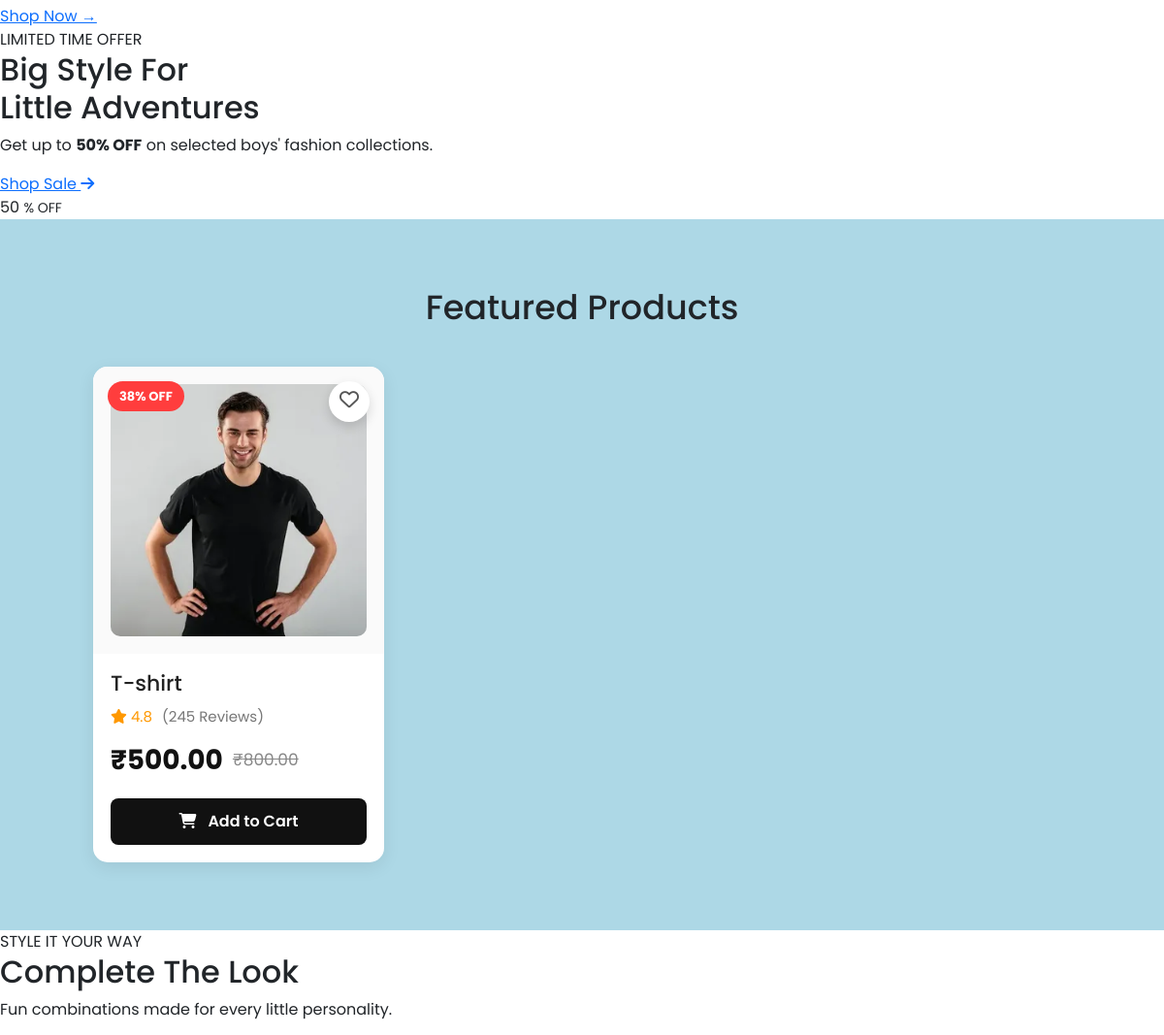
The app's page /boys (middle part), older data.
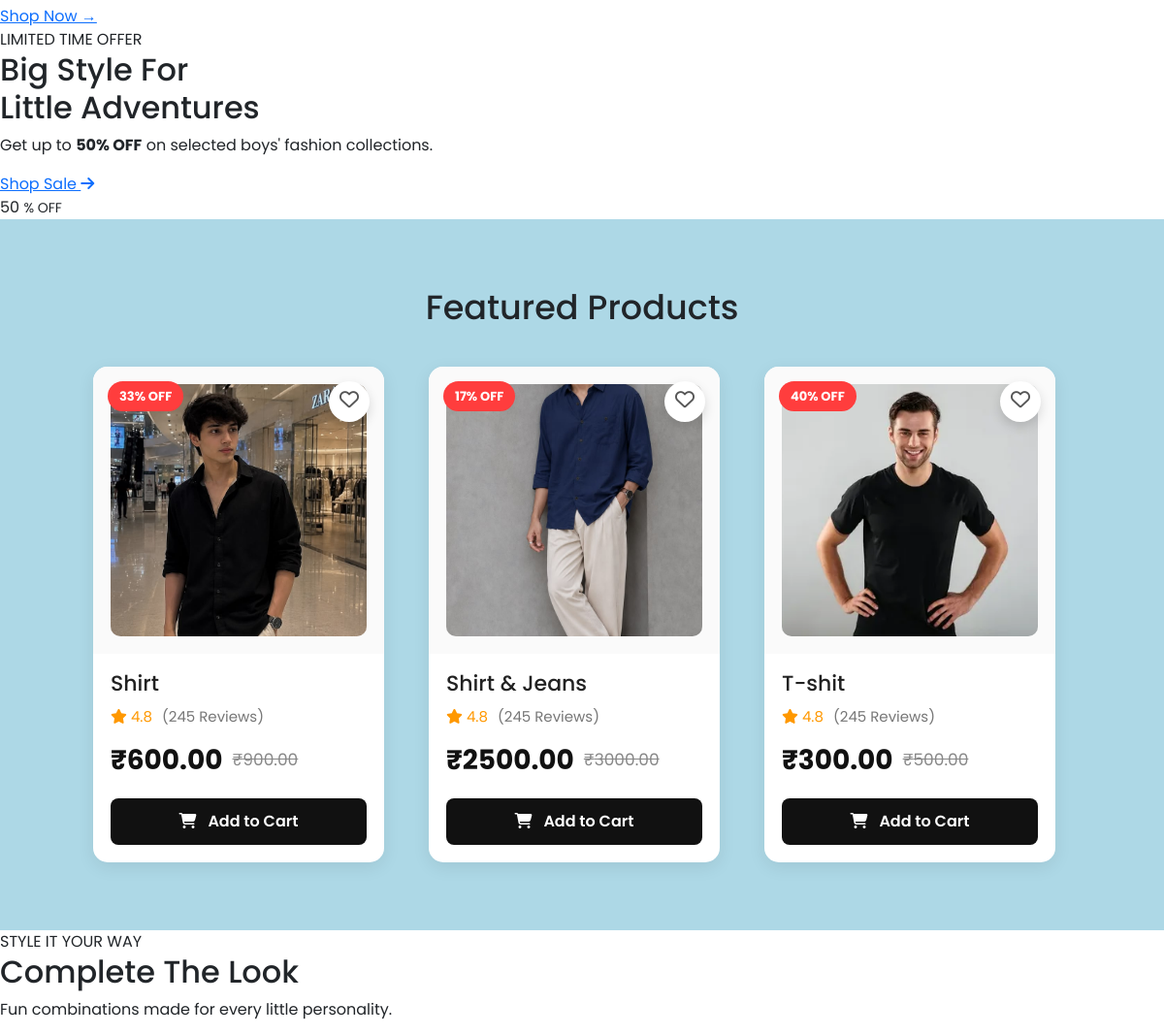
The same page, newer data.
### vendors/models.py (models this page shows, shortened)
class Product(models.Model):
    STOCK_STATUS = (
        ("In Stock", "In Stock"),
        ("Out of Stock", "Out of Stock"),
    )
    SIZE_CHOICES = (
        ("XS", "XS"),
        ("S", "S"),
        ("M", "M"),
        ("L", "L"),
        ("XL", "XL"),
        ("XXL", "XXL"),
    )
    COLOR_CHOICES = (
        ("Black", "Black"),
        ("White", "White"),
        ("Blue", "Blue"),
        ("Red", "Red"),
        ("Green", "Green"),
        ("Yellow", "Yellow"),
        ("Pink", "Pink"),
        ("Grey", "Grey"),
    )
    vendor = models.ForeignKey(
        Vendor,
        on_delete=models.CASCADE,
        related_name="products"
    )
    category = models.ForeignKey(
        Category,
        on_delete=models.CASCADE,
        related_name="products"
    )
    product_name = models.CharField(max_length=200)
    brand = models.CharField(max_length=100, blank=True)
    description = models.TextField()
    original_price = models.DecimalField(max_digits=10, decimal_places=2)
    selling_price = models.DecimalField(max_digits=10, decimal_places=2)
    quantity = models.PositiveIntegerField(default=1)
    stock_status = models.CharField(
        max_length=20,
        choices=STOCK_STATUS,
        default="In Stock"
    )
    size = models.CharField(
        max_length=10,
        choices=SIZE_CHOICES,
        blank=True,
        null=True
    )
    color = models.CharField(
        max_length=20,
        choices=COLOR_CHOICES,
        blank=True,
        null=True
    )
    product_image = models.ImageField(
        upload_to="products/",
        blank=True,
        null=True
    )
    is_featured = models.BooleanField(default=False)
    is_active = models.BooleanField(default=True)
    created_at = models.DateTimeField(auto_now_add=True)
    updated_at = models.DateTimeField(auto_now=True)
    def discount_percentage(self):
        if self.original_price > self.selling_price:
            return round(
                ((self.original_price - self.selling_price)
                 / self.original_price) * 100
            )
        return 0

### core/views.py (the view)
# urls.py: path('boys', views.boys, name='boys'),
def boys (request):
    products = Product.objects.filter(
        category__category_name="Boys",
        is_active=True
    )
    return render(request, "core/boys.html", {
        "products": products,
    })

### core/templates/core/boys.html (shortened to what this page needs)
{% extends 'base.html' %}
{% load static %}
{% block css %}
<link rel="stylesheet" href="{% static 'css/boys.css' %}">
{% endblock css %}
{% block content %}
<section class="boys-trending">
<div class="boys-trending-grid">
    <div class="boys-trend-card">
        <div class="boys-trend-info">
            <a href="#">Shop Now →</a>
        </div>
    </div>
</div>
</section>
<section class="boys-promo">
<div class="boys-promo-content">
    <span>LIMITED TIME OFFER</span>
    <h2>
        Big Style For<br>
        Little Adventures
    </h2>
    <p>
        Get up to <strong>50% OFF</strong> on selected boys'
        fashion collections.
    </p>
    <a href="#">
        Shop Sale
        <i class="fa-solid fa-arrow-right"></i>
    </a>
</div>
<div class="boys-promo-decoration">
    <span>50</span>
    <small>% OFF</small>
</div>
</section>
<section class="index-products" id="men-products">
  <h2>Featured Products</h2>
  <div class="index-product-grid">
{% for p in products %}
<a href="{% url 'core:products_details' p.id  %}" style="text-decoration:none;">
  <div class="index-product-card">
    <span class="discount-badge">{{p.discount_percentage}}% OFF</span>
    <button class="wishlist-btn">
      <i class="fa-regular fa-heart"></i>
    </button>
    <div class="index-img">
      <img src="{{ p.product_image.url }}" alt="Women Kurti" />
    </div>
    <div class="product-info">
      <h3>{{p.product_name}}</h3>
      <div class="rating">
        <i class="fa-solid fa-star"></i>
        4.8
        <span>(245 Reviews)</span>
      </div>
      <div class="price-box">
        <span class="current-price">₹{{p.selling_price}}</span>
        <span class="old-price">₹{{p.original_price}}</span>
      </div>
      <button class="cart-btn">
        <i class="fa-solid fa-cart-shopping"></i>
        Add to Cart
      </button>
    </div>
  </div>
</a>
{% endfor %}
  </div>
</section>
<section class="boys-complete-look">
<div class="boys-section-heading">
    <span>STYLE IT YOUR WAY</span>
    <h2>Complete The Look</h2>
    <p>
        Fun combinations made for every little personality.
    </p>
</div>
</section>
{% endblock %}

### templates/base.html (shortened to what this page needs)
<!doctype html>
<html>
  <head>
    {% block css %}{% endblock css %}
    {% load static %}
    <link rel="stylesheet" href="{% static 'css/navbar.css' %}" />
    <link rel="stylesheet" href="{% static 'css/footer.css' %}" />
    <link rel="stylesheet" href="{% static 'css/sidebar.css' %}" />
    <link rel="stylesheet" href="{% static 'css/vendor_header.css' %}">
    <link rel="stylesheet" href="{% static 'css/index.css' %}" />
    <link rel="stylesheet" href="{% static 'css/men.css' %}">
    <link rel="stylesheet" href="{% static 'css/women.css' %}">
    <link rel="stylesheet" href="{% static 'css/girls.css' %}">
    <link rel="stylesheet" href="{% static 'css/boys.css' %}">
    <link rel="stylesheet" href="{% static 'css/kids.css' %}">
    <link rel="stylesheet" href="{% static 'css/payment.css' %}">
    <link
      rel="stylesheet"
      href="https://cdnjs.cloudflare.com/ajax/libs/font-awesome/6.5.1/css/all.min.css"
    />
    <link
      href="https://cdn.jsdelivr.net/npm/bootstrap@5.2.3/dist/css/bootstrap.min.css"
      rel="stylesheet"
    />
  </head>
  <body>
    {% block content %}
    {% endblock  %}
</body>
  </body>
</html>

### templates/includes/navbar.html (shortened to what this page needs)
{% load static %}

### templates/includes/footer.html (shortened to what this page needs)
{% load static %}

### core/static/css/boys.css (style rules this page uses)
* { margin:0; padding:0; box-sizing:border-box; font-family:Poppins,sans-serif; }
body { background:#f5f8ff; }
.rating { color:#ff9800; margin-bottom:15px; }
.index-products { padding:70px 8%; background-color: lightblue; }
.index-products h2 { text-align:center; margin-bottom:40px; font-size:35px; }
.index-product-grid { display:grid; grid-template-columns:repeat(auto-fit,minmax(250px,1fr)); gap:30px; }
.index-product-card { position:relative; width:300px; background:#fff; border-radius:15px; overflow:hidden; box-shadow:0 5px 18px rgba(0,0,0,.08); transition:.35s; cursor:pointer; }
.discount-badge { position:absolute; top:15px; left:15px; background:#ff3d3d; color:#fff; font-size:13px; font-weight:bold; padding:6px 12px; border-radius:20px; z-index:10; }
.wishlist-btn { position:absolute; top:15px; right:15px; width:42px; height:42px; border:none; background:#fff; border-radius:50%; box-shadow:0 5px 12px rgba(0,0,0,.15); cursor:pointer; transition:.3s; z-index:10; }
.wishlist-btn i { color:#555; font-size:20px; }
.index-img { padding:18px; background:#fafafa; }
.index-img img { width:100%; height:260px; object-fit:cover; border-radius:10px; transition:.4s; }
.product-info { padding:18px; }
.product-info h3 { font-size:22px; color:#222; margin-bottom:10px; }
.rating { color:#ff9800; margin-bottom:12px; font-size:15px; }
.rating span { color:#777; margin-left:6px; }
.price-box { display:flex; align-items:center; flex-wrap:wrap; gap:10px; margin-bottom:18px; }
.current-price { font-size:28px; font-weight:700; color:#111; }
.old-price { color:#888; text-decoration:line-through; font-size:17px; }
.cart-btn { width:100%; padding:14px; border:none; border-radius:8px; background:#111; color:#fff; font-size:16px; font-weight:600; cursor:pointer; transition:.3s; }
.cart-btn i { margin-right:8px; }

### static/css/navbar.css (style rules this page uses)
* { margin:0; padding:0; box-sizing:border-box; font-family:'Poppins',sans-serif; }
body { background:#f5f5f5; }

### core/static/css/index.css (style rules this page uses)
* { margin:0; padding:0; box-sizing:border-box; font-family:Arial,Helvetica,sans-serif; }
body { background:#f7f7f7; }
.index-products { padding:70px 8%; background-color: lightblue; }
.index-products h2 { text-align:center; margin-bottom:40px; font-size:35px; }
.index-product-grid { display:grid; grid-template-columns:repeat(auto-fit,minmax(250px,1fr)); gap:30px; }
.index-product-card { position:relative; width:300px; background:#fff; border-radius:15px; overflow:hidden; box-shadow:0 5px 18px rgba(0,0,0,.08); transition:.35s; cursor:pointer; }
.discount-badge { position:absolute; top:15px; left:15px; background:#ff3d3d; color:#fff; font-size:13px; font-weight:bold; padding:6px 12px; border-radius:20px; z-index:10; }
.wishlist-btn { position:absolute; top:15px; right:15px; width:42px; height:42px; border:none; background:#fff; border-radius:50%; box-shadow:0 5px 12px rgba(0,0,0,.15); cursor:pointer; transition:.3s; z-index:10; }
.wishlist-btn i { color:#555; font-size:20px; }
.index-img { padding:18px; background:#fafafa; }
.index-img img { width:100%; height:260px; object-fit:cover; border-radius:10px; transition:.4s; }
.product-info { padding:18px; }
.product-info h3 { font-size:22px; color:#222; margin-bottom:10px; }
.rating { color:#ff9800; margin-bottom:12px; font-size:15px; }
.rating span { color:#777; margin-left:6px; }
.price-box { display:flex; align-items:center; flex-wrap:wrap; gap:10px; margin-bottom:18px; }
.current-price { font-size:28px; font-weight:700; color:#111; }
.old-price { color:#888; text-decoration:line-through; font-size:17px; }
.cart-btn { width:100%; padding:14px; border:none; border-radius:8px; background:#111; color:#fff; font-size:16px; font-weight:600; cursor:pointer; transition:.3s; }
.cart-btn i { margin-right:8px; }

Row changes from the older to the newer data that the page shows:
removed Product: discount_percentage "38", product_image (picture), product_name "T-shirt", selling_price "500.00", original_price "800.00"
added Product: discount_percentage "33", product_image (picture), product_name "Shirt", selling_price "600.00", original_price "900.00"
added Product: discount_percentage "17", product_image (picture), product_name "Shirt & Jeans", selling_price "2500.00", original_price "3000.00"
added Product: discount_percentage "40", product_image (picture), product_name "T-shit", selling_price "300.00", original_price "500.00"
